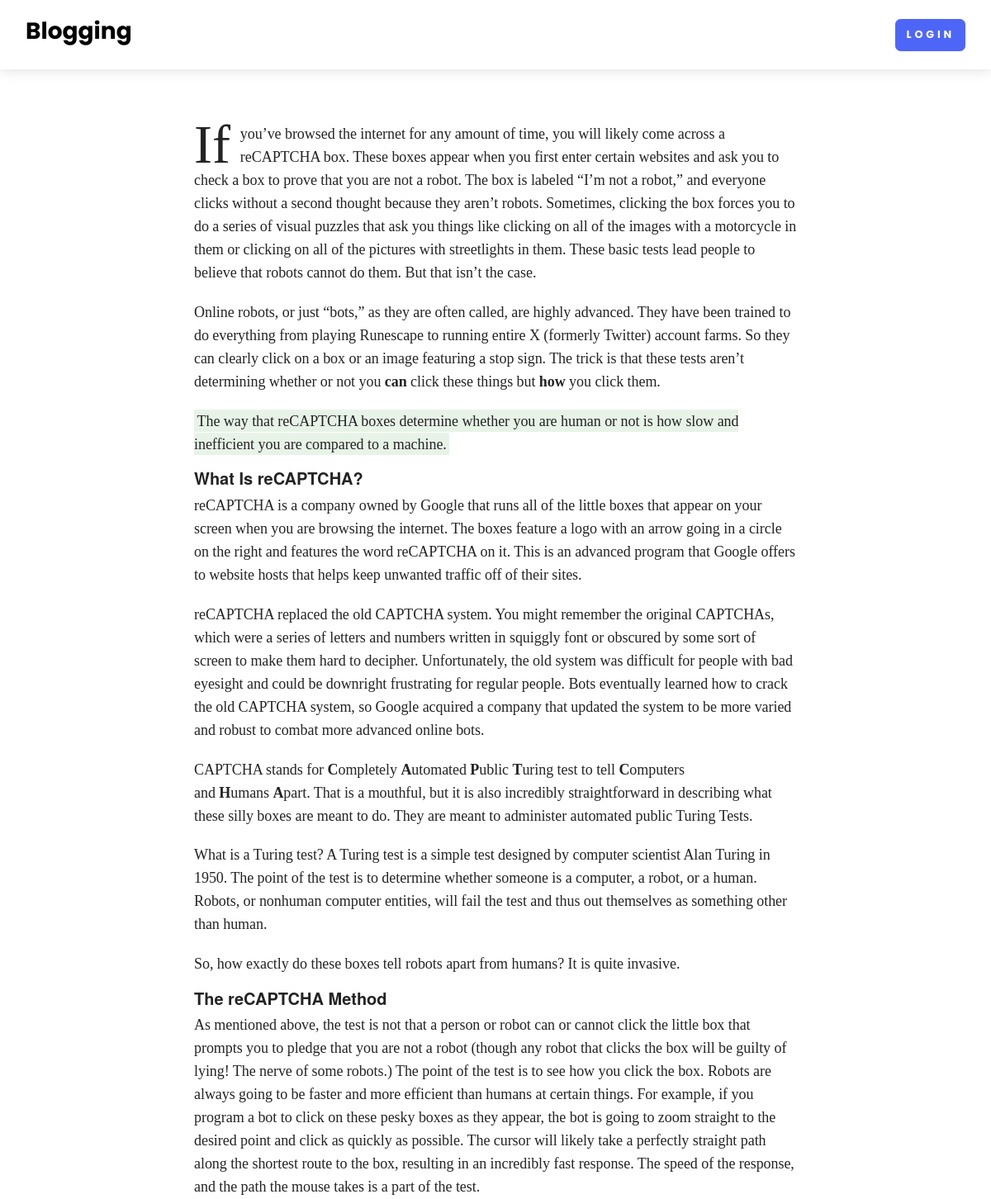
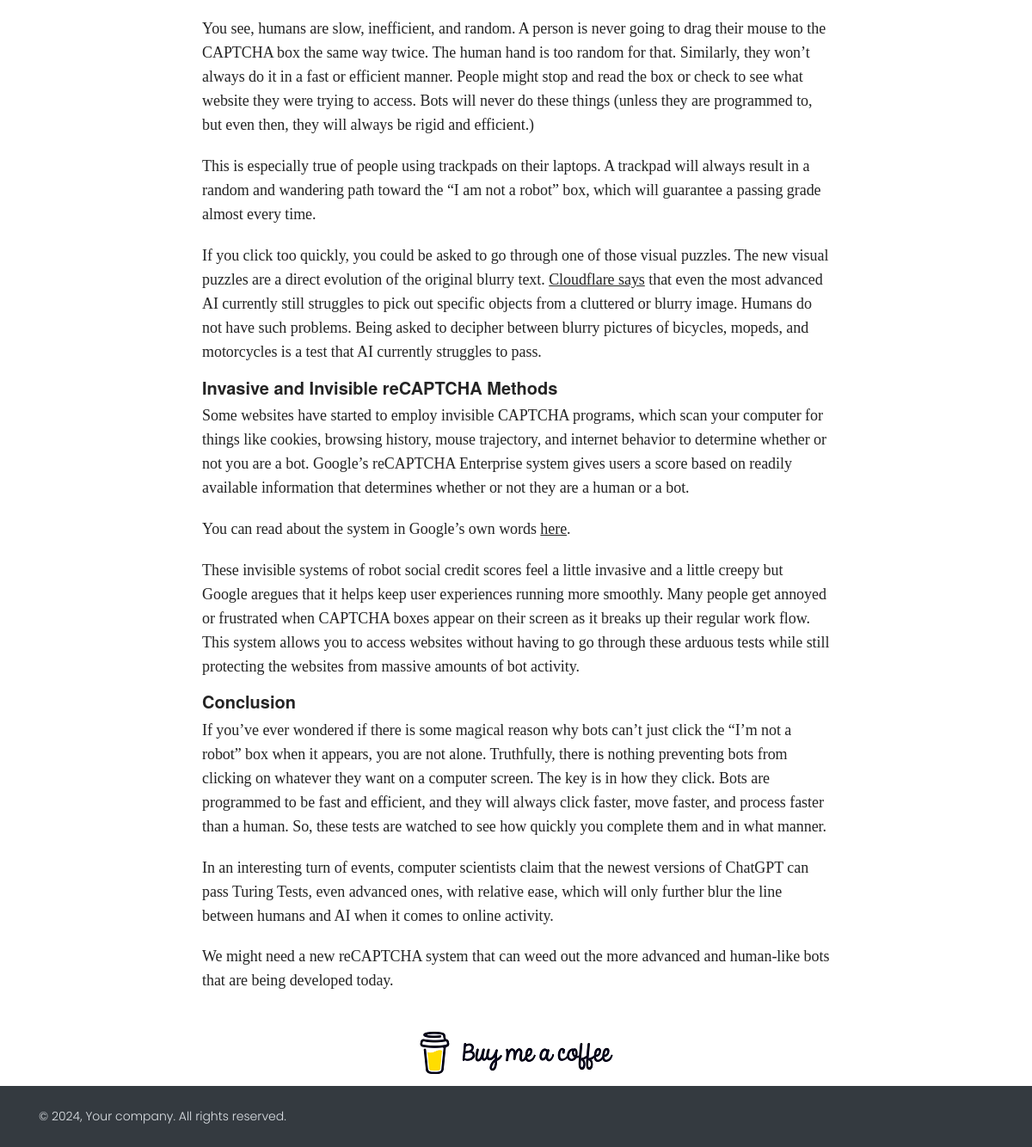
Page /blog-detail/why-cant-robots-click-the-im-not-a-robot-box-on-websites on the committed database (2 pictures, top to bottom).
### home/models.py (models this page shows, shortened)
class BlogModel(models.Model):
    title = models.CharField(max_length=1000)
    content = FroalaField()
    slug = models.SlugField(max_length=1000, null = True, blank=True)
    user = models.ForeignKey(User, blank=True, null=True, on_delete=models.CASCADE)
    image = models.ImageField(upload_to='Blog/blog')
    created_at = models.DateTimeField(auto_now_add=True)
    upload_to = models.DateTimeField(auto_now = True)

### home/views.py (the view)
# urls.py: path('blog-detail/<slug>', blog_detail, name='blog_detail'),
def blog_detail(request, slug):
    context = {}
    try:
        blog_obj = BlogModel.objects.filter(slug=slug).first()
        context['blog_obj'] = blog_obj
    except Exception as e:
        print(e)
    return render(request, 'blog_detail.html', context)

### home/templates/blog_detail.html (shortened to what this page needs)
{% extends "base.html" %}
{% block start %}
<section>
    <div class="container">
        <div class="row text-center">
            <div class="col-xl-10 mx-auto"><img class="img-fluid mb-5"
                    alt=""></div>
        </div>
        <div class="row">
            <div class="col-xl-8 col-lg-10 mx-auto">
                <div class="text-content">
                    {{blog_obj.content|safe}}
                </div>
            </div>
        </div>
    </div>
</section>
{% endblock %}

### home/templates/base.html (shortened to what this page needs)
<!DOCTYPE html>
<html lang="en">
<head>
    <link rel="stylesheet" href="/media/css/nouislider.css">
    <link rel="stylesheet" href="/media/css/swiper.min.css">
    <link rel="stylesheet" href="/media/css/magnific-popup.css">
    <link rel="stylesheet" href="/media/css/default.css" id="theme-stylesheet">
   </head>
  <body style="padding-top: 72px;">
    <header class="header">
      <nav class="navbar navbar-expand-lg fixed-top shadow navbar-light bg-white">
        <div class="container-fluid">
          <div class="d-flex align-items-center"><a class="navbar-brand py-1" href="/">
          <h3>Blogging</h3>
          </div>
          <div class="collapse navbar-collapse" id="navbarCollapse">
            <ul class="navbar-nav ml-auto">
              {% if request.user.is_authenticated %}
              <li class="nav-item mt-3 mt-lg-0 ml-lg-3 d-lg-none d-xl-inline-block">
                <a class="btn btn-info" href="{% url 'add_blog' %}">Add Blogs</a>
              </li>
              <li class="nav-item mt-3 mt-lg-0 ml-lg-3 d-lg-none d-xl-inline-block">
                <a class="btn btn-danger" href="{% url 'logout_view' %}">Logout</a>
              </li>
              {% else %}
              <li class="nav-item mt-3 mt-lg-0 ml-lg-3 d-lg-none d-xl-inline-block">
                <a class="btn btn-primary" href="{% url 'login_view' %}">Login</a>
              </li>
              {% endif %}
            </ul>
          </div>
        </div>
      </nav>
    </header>
    {% block start %}
    {% endblock %}
    <footer class="position-relative z-index-10 d-print-none">
      <div class="py-4 font-weight-light bg-gray-800 text-gray-300">
        <div class="container">
          <div class="row align-items-center">
            <div class="col-md-6 text-center text-md-left">
              <p class="text-sm mb-md-0">&copy; 2024, Your company.  All rights reserved.</p>
            </div>
          </div>
        </div>
      </div>
    </footer>
  </body>
</html>

### rows in the picture
BlogModel: content "If you’ve browsed the internet for any amount of time, you will likely come across a reCAPTCHA box. These boxes appear when you first enter certain websites and ask you to check a box to prove that you are not a robot. The box is labeled “I’m not a robot,” and everyone clicks without a second thought because they aren’t robots. Sometimes, clicking the box forces you to do a series of visual puzzles that ask you things like clicking on all of the images with a motorcycle in them or clicking on all of the pictures with streetlights in them. These basic tests lead people to believe that robots cannot do them. But that isn’t the case. Online robots, or just “bots,” as they are often called, are…", content (picture)
